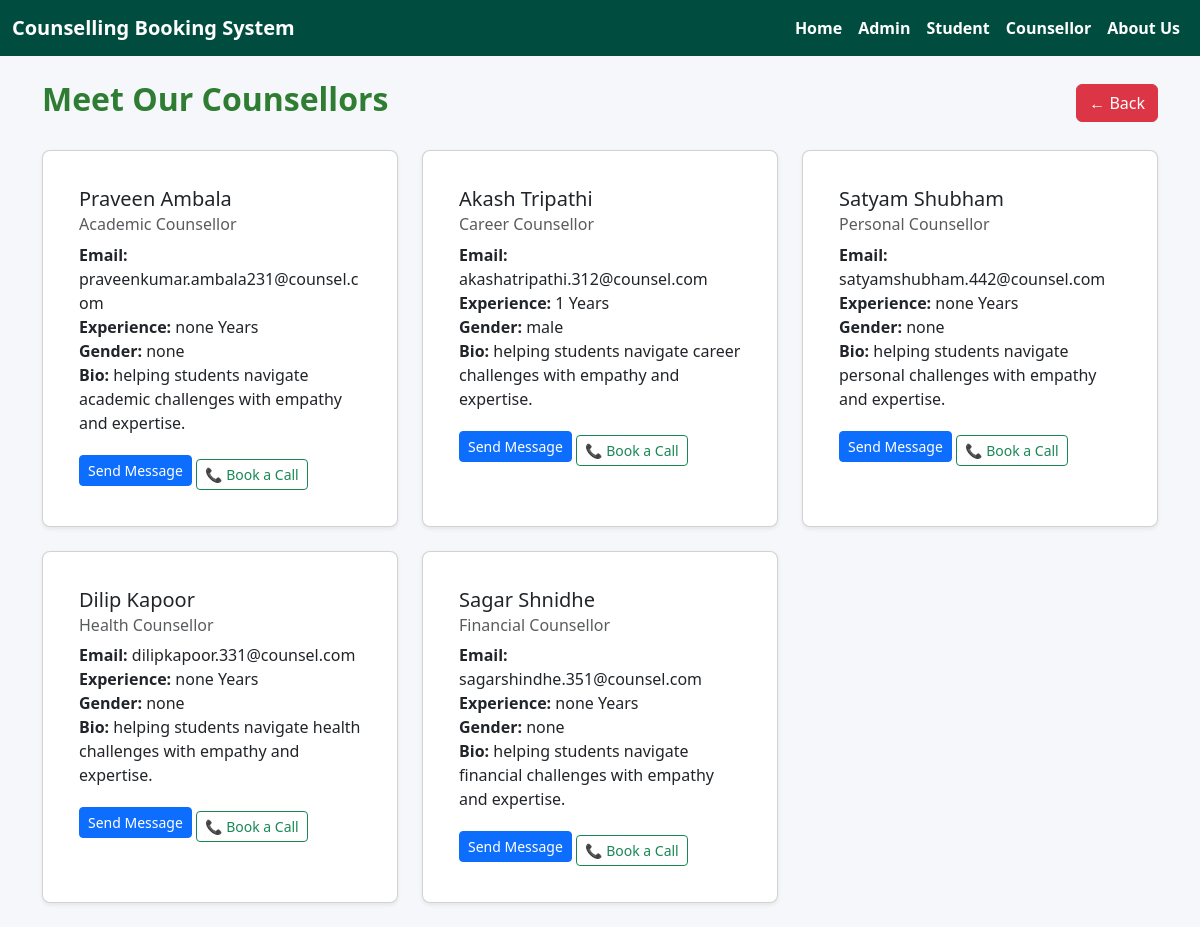
Page /select_counsellor on the committed database.
### tables this page shows
CREATE TABLE counsellors (
        id INTEGER PRIMARY KEY AUTOINCREMENT,
        name TEXT NOT NULL,
        email TEXT NOT NULL,
        password TEXT NOT NULL,
        specialization TEXT NOT NULL,
        bio TEXT NOT NULL
    , gender TEXT, experience TEXT);

### app.py (the view)
@app.route('/select_counsellor')
def select_counsellor():
    conn = sqlite3.connect('counsellors.db')
    cursor = conn.cursor()
    cursor.execute('SELECT id, name, email,specialization,bio,gender,experience FROM counsellors')
    counsellors = cursor.fetchall()
    print(counsellors)
    conn.close()
    return render_template('select_counsellor.html', counsellors=counsellors)

### templates/select_counsellor.html
{% extends "base.html" %}
{% block content %}
<div class="container mt-4">
  <div class="d-flex justify-content-between align-items-center mb-4">
    <h2 class="text-gold">Meet Our Counsellors</h2>
    <a class="btn btn-danger" href="{{ url_for('student_dashboard') }}">← Back</a>
  </div>
  <div class="row">
    {% for c in counsellors %}
    <div class="col-md-6 col-lg-4 mb-4">
      <div class="card shadow-sm h-100">
        <div class="card-body">
          <h5 class="card-title">{{ c[1] }}</h5>
          <h6 class="card-subtitle mb-2 text-muted">{{ c[3] }} Counsellor</h6>
          <p class="card-text">
            <strong>Email:</strong> {{ c[2] }}<br>
            <strong>Experience:</strong> {{ c[6]|lower }} Years<br>
            <strong>Gender:</strong> {{ c[5]|lower }}<br>
            <strong>Bio:</strong>  {{ c[4]|lower }}
          </p>
          <a href="{{ url_for('send_message', counsellor_id=c[0]) }}" class="btn btn-primary btn-sm">Send Message</a>
          <a href="{{ url_for('book_call', counsellor_id=c[0]) }}" class="btn btn-outline-success btn-sm mt-2">📞 Book a Call</a>
        </div>
      </div>
    </div>
    {% endfor %}
  </div>
</div>
{% endblock %}

### templates/base.html (style rules this page uses)
body { background-color: #f5f7fa; font-family: 'Segoe UI', Tahoma, Geneva, Verdana, sans-serif; margin: 0; padding: 0; }
.card { background-color: #ffffff; box-shadow: 0 4px 8px rgba(0,0,0,0.1); border-radius: 8px; padding: 20px; }
h2, h3, h4 { font-weight: bold; color: #2e7d32; }

### rows in the picture
counsellors: name "Praveen Ambala", specialization "Academic", email "praveenkumar.ambala231@counsel.com", c "none", bio "helping students navigate academic challenges with empathy and expertise."
counsellors: name "Akash Tripathi", specialization "Career", email "akashatripathi.312@counsel.com", experience "1", gender "male", bio "helping students navigate career challenges with empathy and expertise."
counsellors: name "Satyam Shubham", specialization "Personal", email "satyamshubham.442@counsel.com", c "none", bio "helping students navigate personal challenges with empathy and expertise."
counsellors: name "Dilip Kapoor", specialization "Health", email "dilipkapoor.331@counsel.com", c "none", bio "helping students navigate health challenges with empathy and expertise."
counsellors: name "Sagar Shnidhe", specialization "Financial", email "sagarshindhe.351@counsel.com", c "none", bio "helping students navigate financial challenges with empathy and expertise."
